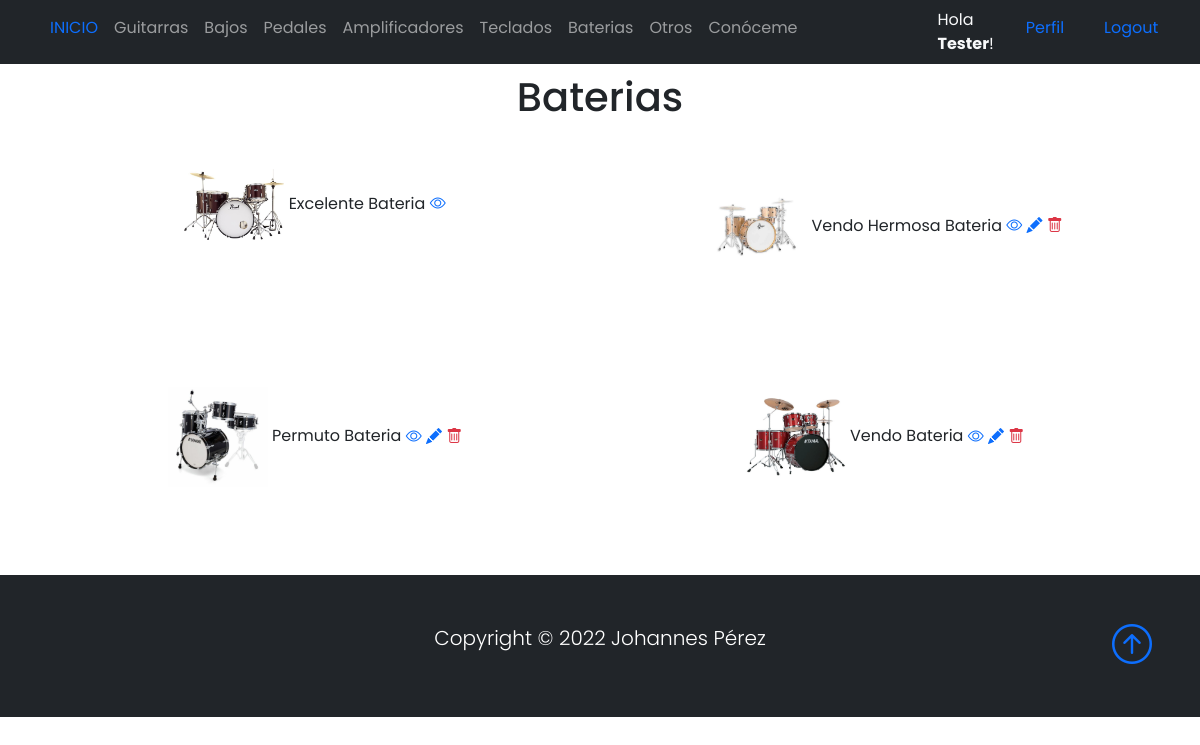
Page /listaBaterias/ (signed in) on the earlier database version.
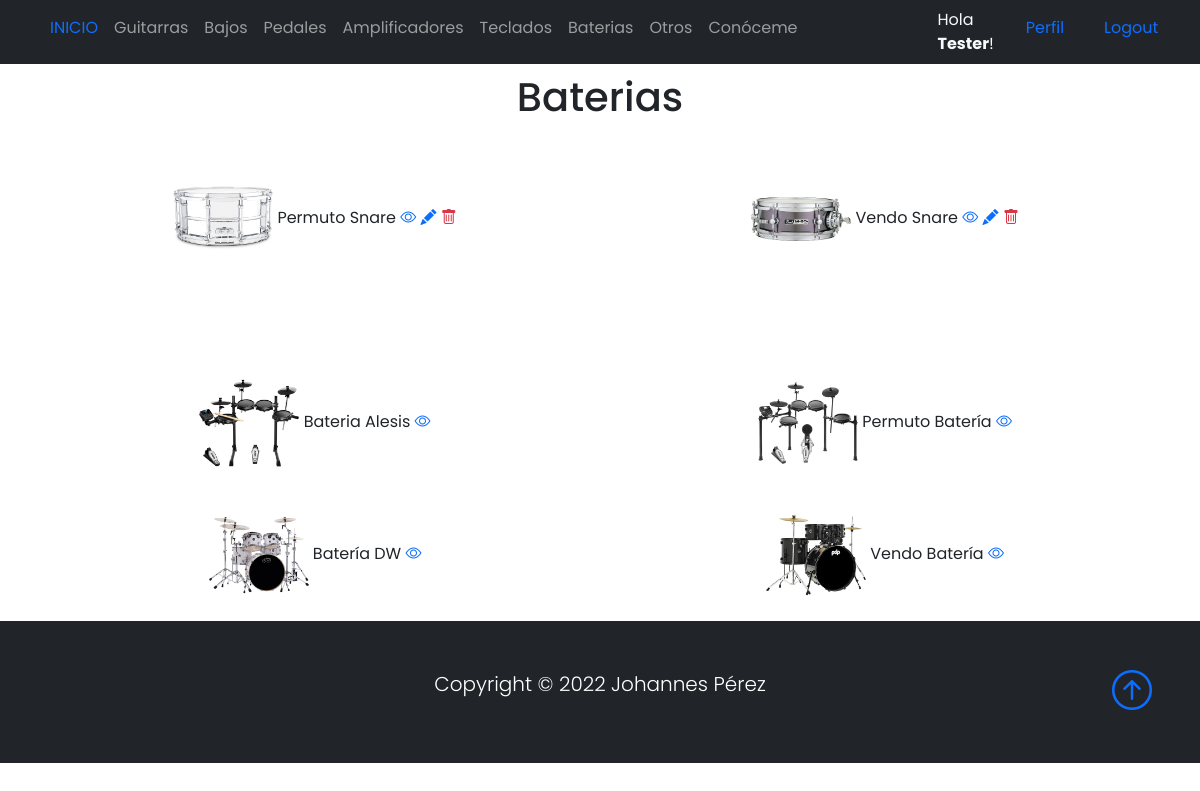
Same page on the later database version.
### Base/models.py (models this page shows, shortened)
class Instrumento(models.Model):
    instrumentoSeleccion = (
    ('guitarra','Guitarra'),
    ('bajo', 'Bajo'),
    ('pedal','Pedal'),
    ('bateria','Bateria'),
    ('teclado','Teclado'),
    ('amplificador','Amplificador'),
    ('otro', 'Otro'),
    )
    usuario = models.ForeignKey(User, on_delete=models.CASCADE, null=True, blank=True)
    titulo = models.CharField(max_length=200)
    instrumento = models.CharField(max_length=15, choices=instrumentoSeleccion, default='guitarra')
    marca = models.CharField(max_length=40)
    modelo = models.CharField(max_length=40)
    descripcion = models.TextField(null=True, blank=True)
    year = models.IntegerField()
    precio = models.DecimalField(max_digits=10, decimal_places=2)
    fechaPublicacion = models.DateTimeField(auto_now_add=True)
    telefonoContacto = models.IntegerField()
    emailContacto = models.EmailField()
    imagenInstrumento = models.ImageField(null=True, blank=True, upload_to="imagenes/")
    class Meta:
        ordering = ['usuario', '-fechaPublicacion']

### Base/views.py (the view)
# urls.py: path('listaBaterias/', BateriaLista.as_view(), name='baterias'),
class BateriaLista(LoginRequiredMixin, ListView):
    context_object_name = 'baterias'
    queryset = Instrumento.objects.filter(instrumento__startswith='bateria')
    template_name = 'Base/listaBaterias.html'

### Base/templates/Base/listaBaterias.html
{% extends 'Base/home.html' %}
{% block content %}
<br>
<br>
<div class="container text-center">
    <h1>Baterias</h1>
</div>
<br>
<div class="container text-center">
    <div class="row">
            {% for bateria in baterias %}
            <div class="col-sm-6 align-items-center">
                <div class="card-body">
                <img src="{{bateria.imagenInstrumento.url}}" class="" width="100px">
                {{bateria.titulo}}
                <a href="{% url 'bateria' bateria.id %}"><i class="bi bi-eye"></i></a>
                {% if user.id == bateria.usuario.id %}
                <a href="{% url 'bateria_editar' bateria.id %}"><i class="bi bi-pencil-fill"></i></a>
                <a href="{% url 'bateria_eliminar' bateria.id %}"><i class="bi bi-trash text-danger"></i></a>
                <br>
                <br>
                <br>
                <br>
                {% endif %}
                </div>
            </div>
            {% endfor %}
    </div>
</div>
{% endblock %}

Differences in the rows shown:
removed Instrumento: imagenInstrumento (picture), titulo "Excelente Bateria"
removed Instrumento: imagenInstrumento (picture), titulo "Vendo Hermosa Bateria"
removed Instrumento: imagenInstrumento (picture), titulo "Permuto Bateria"
removed Instrumento: imagenInstrumento (picture), titulo "Vendo Bateria"
added Instrumento: imagenInstrumento (picture), titulo "Permuto Snare"
added Instrumento: imagenInstrumento (picture), titulo "Vendo Snare"
added Instrumento: imagenInstrumento (picture), titulo "Bateria Alesis"
added Instrumento: imagenInstrumento (picture), titulo "Permuto Batería"
added Instrumento: imagenInstrumento (picture), titulo "Batería DW"
added Instrumento: imagenInstrumento (picture), titulo "Vendo Batería"
